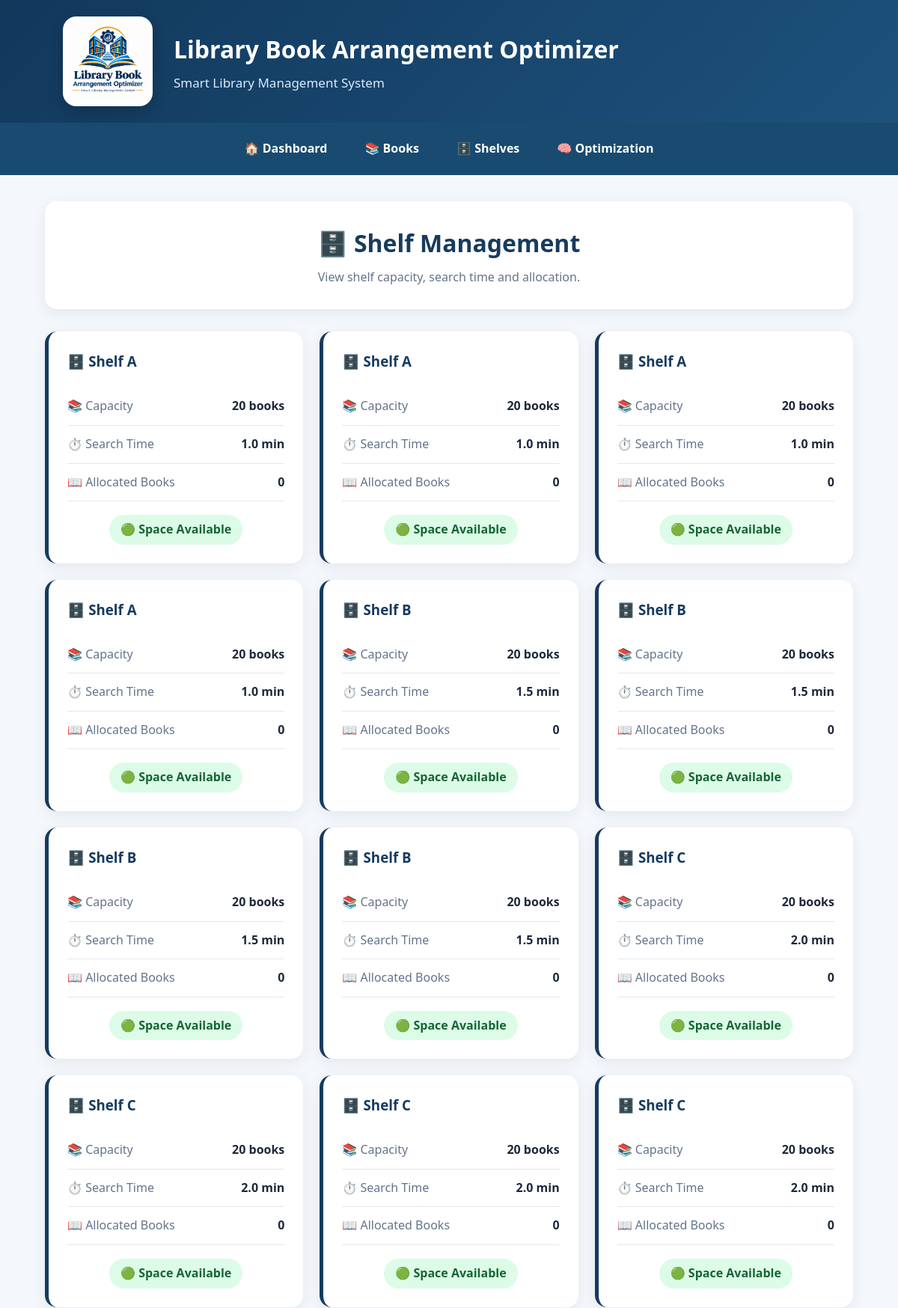
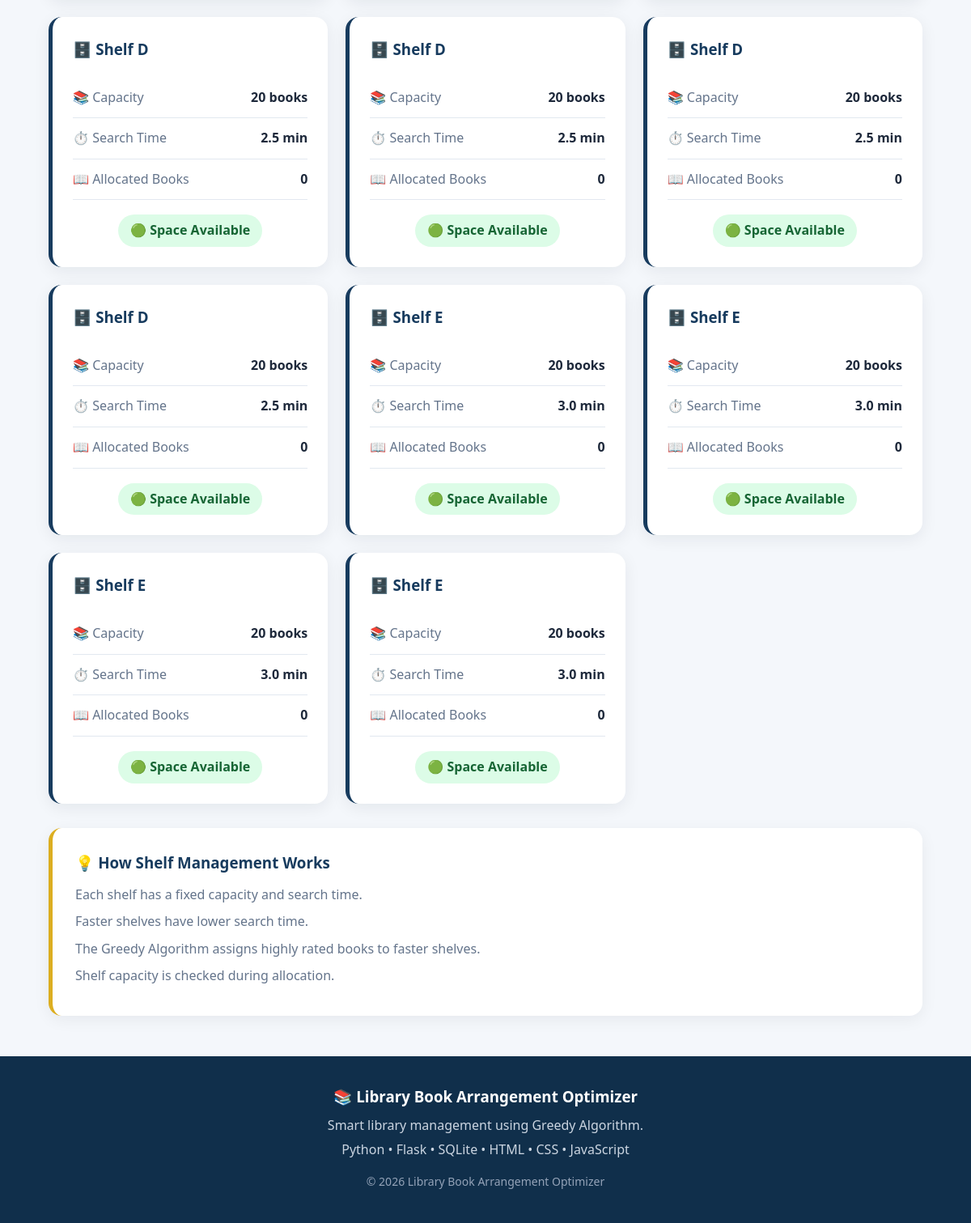
Page /shelves on the committed database (2 pictures, top to bottom).
### tables this page shows
CREATE TABLE shelves (
            id INTEGER PRIMARY KEY AUTOINCREMENT,
            name TEXT NOT NULL,
            capacity INTEGER NOT NULL,
            search_time REAL NOT NULL
        );

### app.py (the view)
@app.route("/shelves")
def shelves():
    conn = connect_db()
    cursor = conn.cursor()
    cursor.execute("""
        SELECT *
        FROM shelves
        ORDER BY search_time
    """)
    shelves_data = cursor.fetchall()
    shelves = []
    for shelf in shelves_data:
        cursor.execute("""
            SELECT COUNT(*)
            FROM books
            WHERE current_shelf = ?
        """, (shelf["name"],))
        book_count = cursor.fetchone()[0]
        shelves.append({
            "id": shelf["id"],
            "name": shelf["name"],
            "capacity": shelf["capacity"],
            "search_time": shelf["search_time"],
            "book_count": book_count
        })
    conn.close()
    return render_template(
        "shelves.html",
        shelves=shelves
    )

### app.py (called while the page is built)
def connect_db():
    conn = sqlite3.connect("library.db")
    conn.row_factory = sqlite3.Row
    return conn

### templates/shelves.html (shortened to what this page needs)
{% extends "base.html" %}
{% block content %}
<section class="page-header">
    <h2>
        🗄️ Shelf Management
    </h2>
    <p>
        View shelf capacity, search time and allocation.
    </p>
</section>
<section class="shelf-grid">
    {% for shelf in shelves %}
    <div class="shelf-card">
        <div class="shelf-title">
            <h3>
                🗄️ {{ shelf["name"] }}
            </h3>
        </div>
        <div class="shelf-detail">
            <span>
                📚 Capacity
            </span>
            <strong>
                {{ shelf["capacity"] }} books
            </strong>
        </div>
        <div class="shelf-detail">
            <span>
                ⏱️ Search Time
            </span>
            <strong>
                {{ shelf["search_time"] }} min
            </strong>
        </div>
        <div class="shelf-detail">
            <span>
                📖 Allocated Books
            </span>
            <strong>
                {{ shelf["book_count"] }}
            </strong>
        </div>
        <div class="shelf-status">
            {% if shelf["book_count"] >= shelf["capacity"] %}
                <span class="status-full">
                    🔴 Shelf Full
                </span>
            {% else %}
                <span class="status-available">
                    🟢 Space Available
                </span>
            {% endif %}
        </div>
    </div>
    {% else %}
    <div class="empty-message">
        🗄️ No shelves available.
    </div>
    {% endfor %}
</section>
<section class="info-box">
    <h3>
        💡 How Shelf Management Works
    </h3>
    <p>
        Each shelf has a fixed capacity and search time.
    </p>
    <p>
        Faster shelves have lower search time.
    </p>
    <p>
        The Greedy Algorithm assigns highly rated books
        to faster shelves.
    </p>
    <p>
        Shelf capacity is checked during allocation.
    </p>
</section>
{% endblock %}

### templates/base.html (shortened to what this page needs)
<!DOCTYPE html>
<html lang="en">
<head>
    <link
        rel="stylesheet"
        href="{{ url_for(
            'static',
            filename='css/style.css'
        ) }}"
    >
</head>
<body>
<header class="main-header">
    <a href="/" class="logo-link">
        <img
            src="{{ url_for(
                'static',
                filename='images/logo.png'
            ) }}"
            alt="Library Book Arrangement Optimizer Logo"
            class="logo"
        >
    </a>
    <div class="brand-text">
        <h1>
            Library Book Arrangement Optimizer
        </h1>
        <p>
            Smart Library Management System
        </p>
    </div>
</header>
<nav class="navbar">
    <a href="/">
        🏠 Dashboard
    </a>
    <a href="/books">
        📚 Books
    </a>
    <a href="/shelves">
        🗄️ Shelves
    </a>
    <a href="/optimize">
        🧠 Optimization
    </a>
</nav>
<main class="main-content">
    {% block content %}
    {% endblock %}
</main>
<footer class="footer">
    <h3>
        📚 Library Book Arrangement Optimizer
    </h3>
    <p>
        Smart library management using
        Greedy Algorithm.
    </p>
    <p>
        Python • Flask • SQLite • HTML • CSS • JavaScript
    </p>
    <p class="copyright">
        © 2026 Library Book Arrangement Optimizer
    </p>
</footer>
</body>
</html>

### static/css/style.css (style rules this page uses)
* { margin: 0; padding: 0; box-sizing: border-box; }
body { font-family: "Segoe UI", Arial, sans-serif; background: #f4f7fb; color: #1f2937; line-height: 1.6; }
img { max-width: 100%; }
a { text-decoration: none; }
.main-header { min-height: 155px; padding: 22px 7%; display: flex; align-items: center; gap: 28px; background: linear-gradient( 135deg, #12385c, #1d527d ); color: white; }
.logo-link { display: flex; align-items: center; justify-content: center; flex-shrink: 0; }
.logo { width: 120px; height: 120px; object-fit: contain; background: white; padding: 5px; border-radius: 18px; box-shadow: 0 8px 20px rgba(0, 0, 0, 0.20); transition: transform 0.3s ease; }
.brand-text h1 { font-size: 32px; font-weight: 700; margin-bottom: 5px; }
.brand-text p { color: #dbeafe; font-size: 17px; }
.navbar { min-height: 65px; display: flex; justify-content: center; align-items: center; gap: 10px; background: #194b70; padding: 10px 5%; }
.navbar a { color: white; font-size: 16px; font-weight: 600; padding: 12px 20px; border-radius: 8px; transition: background 0.3s ease, transform 0.2s ease; }
.main-content { width: 90%; max-width: 1250px; margin: 35px auto; min-height: 600px; }
.page-header { text-align: center; margin-bottom: 30px; padding: 30px; background: white; border-radius: 16px; box-shadow: 0 5px 20px rgba(15, 23, 42, 0.07); }
.page-header h2 { font-size: 32px; color: #173b5e; margin-bottom: 8px; }
.page-header p { color: #64748b; font-size: 16px; }
.shelf-grid { display: grid; grid-template-columns: repeat(3, 1fr); gap: 22px; margin-bottom: 30px; }
.shelf-card { background: white; padding: 25px; border-radius: 16px; box-shadow: 0 5px 20px rgba(15, 23, 42, 0.07); border-left: 5px solid #173b5e; transition: transform 0.3s ease, box-shadow 0.3s ease; }
.shelf-title h3 { color: #173b5e; margin-bottom: 20px; }
.shelf-detail { display: flex; justify-content: space-between; gap: 15px; padding: 12px 0; border-bottom: 1px solid #e2e8f0; }
.shelf-detail span { color: #64748b; }
.shelf-detail strong { color: #1e293b; }
.shelf-status { margin-top: 18px; text-align: center; }
.status-available { display: inline-block; background: #dcfce7; color: #166534; padding: 7px 15px; border-radius: 20px; font-weight: 600; }
.info-box { background: white; padding: 28px; border-radius: 16px; margin-bottom: 30px; border-left: 5px solid #dcae20; box-shadow: 0 5px 20px rgba(15, 23, 42, 0.06); }
.info-box h3 { color: #173b5e; margin-bottom: 12px; }
.info-box p { color: #64748b; margin-bottom: 8px; }
.footer { background: #102f4b; color: white; margin-top: 50px; padding: 35px 20px; text-align: center; }
.footer h3 { margin-bottom: 8px; }
.footer p { color: #cbd5e1; margin: 5px 0; }
.footer .copyright { margin-top: 15px; font-size: 14px; color: #94a3b8; }

### rows in the picture
shelves: name "Shelf A", capacity "20", search_time "1.0", book_count "0", shows "🟢 Space Available"
shelves: name "Shelf A", capacity "20", search_time "1.0", book_count "0", shows "🟢 Space Available"
shelves: name "Shelf A", capacity "20", search_time "1.0", book_count "0", shows "🟢 Space Available"
shelves: name "Shelf A", capacity "20", search_time "1.0", book_count "0", shows "🟢 Space Available"
shelves: name "Shelf B", capacity "20", search_time "1.5", book_count "0", shows "🟢 Space Available"
shelves: name "Shelf B", capacity "20", search_time "1.5", book_count "0", shows "🟢 Space Available"
shelves: name "Shelf B", capacity "20", search_time "1.5", book_count "0", shows "🟢 Space Available"
shelves: name "Shelf B", capacity "20", search_time "1.5", book_count "0", shows "🟢 Space Available"
shelves: name "Shelf C", capacity "20", search_time "2.0", book_count "0", shows "🟢 Space Available"
shelves: name "Shelf C", capacity "20", search_time "2.0", book_count "0", shows "🟢 Space Available"
shelves: name "Shelf C", capacity "20", search_time "2.0", book_count "0", shows "🟢 Space Available"
shelves: name "Shelf C", capacity "20", search_time "2.0", book_count "0", shows "🟢 Space Available"
shelves: name "Shelf D", capacity "20", search_time "2.5", book_count "0", shows "🟢 Space Available"
shelves: name "Shelf D", capacity "20", search_time "2.5", book_count "0", shows "🟢 Space Available"
shelves: name "Shelf D", capacity "20", search_time "2.5", book_count "0", shows "🟢 Space Available"
shelves: name "Shelf D", capacity "20", search_time "2.5", book_count "0", shows "🟢 Space Available"
shelves: name "Shelf E", capacity "20", search_time "3.0", book_count "0", shows "🟢 Space Available"
shelves: name "Shelf E", capacity "20", search_time "3.0", book_count "0", shows "🟢 Space Available"
shelves: name "Shelf E", capacity "20", search_time "3.0", book_count "0", shows "🟢 Space Available"
shelves: name "Shelf E", capacity "20", search_time "3.0", book_count "0", shows "🟢 Space Available"
